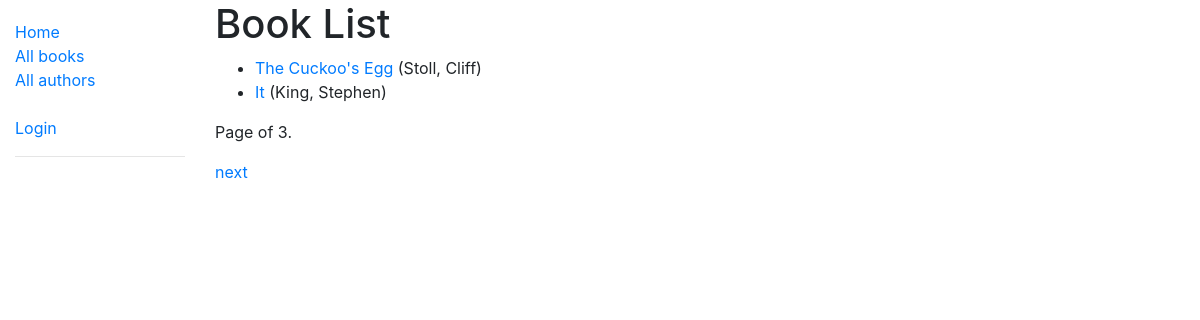
/catalog/books/, run on the app's committed database.
### catalog/models.py (models this page shows, shortened)
class Book(models.Model):
	title = models.CharField(max_length=200)
	author = models.ForeignKey('Author', on_delete=models.SET_NULL, null=True)
	summary = models.TextField(max_length=1000, help_text='Enter a description for the book')
	isbn = models.CharField('ISBN', max_length=13, help_text='13 Character <a href="https://www.isbn-international.org/content/what-isbn">ISBN number</a>')
	genre = models.ManyToManyField(Genre, help_text='Select a genre for this book')
	language = models.ForeignKey(Language, on_delete=models.SET_NULL, null=True)
	def display_genre(self):
		return ', '.join(genre.name for genre in self.genre.all()[:3])
	display_genre.short_description = 'Genre'
	def get_absolute_url(self):
		return reverse('book-detail', args=[str(self.id)])

class Author(models.Model):
	first_name = models.CharField(max_length=100)
	last_name = models.CharField(max_length=100)
	date_of_birth = models.DateField(null=True, blank=True)
	date_of_death = models.DateField('died', null=True, blank=True)
	class Meta:
		ordering = ['last_name', 'first_name']
	def __str__(self):
		return f'{self.last_name}, {self.first_name}'

### catalog/views.py (the view)
# urls.py: path('books/', views.BookListView.as_view(), name='books'),
class BookListView(generic.ListView):
	model = Book
	paginate_by = 2 #Only display 10 books at a time

### catalog/templates/catalog/book_list.html
{% extends "base_generic.html" %}
{% block content %}
	<h1>Book List</h1>
	{% if book_list %}
	<ul>
		{% for book in book_list %}
		<li>
			<a href="{{ book.get_absolute_url }}">{{ book.title }}</a> ({{ book.author}})
		</li>
		{% endfor %}
	</ul>
	{% else %}
		<p>There are no books in the library</p>
	{% endif %}
{% endblock %}

### data on the page
Book: title "The Cuckoo's Egg", author "Stoll, Cliff"
Book: title "It", author "King, Stephen"

### other printed values
{{ page_obj.paginator.num_pages }} "3"
